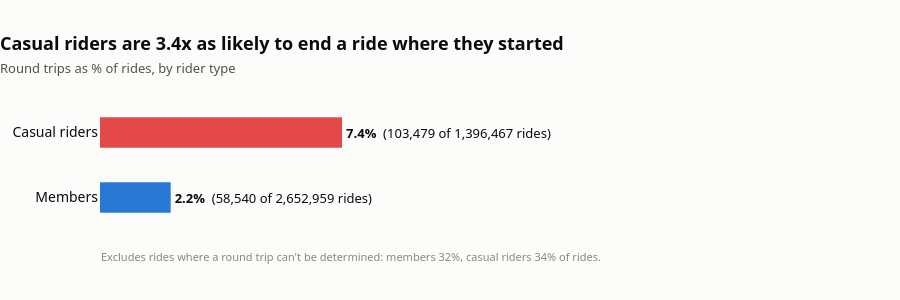

Notebook code for this chart:
### Code cell
SURFACE, INK, INK_2, MUTED = "#fcfcfb", "#0b0b0b", "#52514e", "#898781"
RIDER_LABEL = {"member": "Members", "casual": "Casual riders"}
RIDER_COLOR = {"member": "#2a78d6", "casual": "#e34948"}

# Round trip = null when it can't be determined, so compare only rides where it is known
known = df.filter(pl.col("is_round_trip").is_not_null())
stats = {
    g: dict(
        known=known.filter(pl.col("member_casual") == g).height,
        round=known.filter((pl.col("member_casual") == g) & pl.col("is_round_trip")).height,
        unknown=df.filter((pl.col("member_casual") == g) & pl.col("is_round_trip").is_null()).height,
        all=df.filter(pl.col("member_casual") == g).height,
    )
    for g in RIDER_LABEL
}
rate = {g: s["round"] / s["known"] * 100 for g, s in stats.items()}
ratio = rate["casual"] / rate["member"]

order = ["member", "casual"]  # horizontal bars draw bottom-up, so casual ends on top
fig = go.Figure(
    go.Bar(
        y=[RIDER_LABEL[g] for g in order], x=[rate[g] for g in order], orientation="h",
        marker=dict(color=[RIDER_COLOR[g] for g in order], line=dict(width=2, color=SURFACE)),
        width=0.5,
        text=[f"<b>{rate[g]:.1f}%</b>  ({stats[g]['round']:,} of {stats[g]['known']:,} rides)" for g in order],
        textposition="outside", cliponaxis=False,
        textfont=dict(size=13, color=INK),
        hovertemplate="%{y}: %{x:.1f}% round trips<extra></extra>",
    )
)
fig.update_layout(
    title=dict(
        text=(f"<b>Casual riders are {ratio:.1f}x as likely to end a ride where they started</b>"
              f"<br><span style='font-size:13px;color:{INK_2}'>"
              "Round trips as % of rides, by rider type</span>"),
        x=0, xanchor="left", font=dict(size=18, color=INK),
    ),
    paper_bgcolor=SURFACE, plot_bgcolor=SURFACE,
    font=dict(family="system-ui, -apple-system, 'Segoe UI', sans-serif", color=INK_2),
    margin=dict(t=100, l=20, r=20, b=70), height=300, showlegend=False,
    annotations=[dict(
        x=0, y=-0.28, xref="paper", yref="paper", showarrow=False, xanchor="left",
        font=dict(size=11, color=MUTED),
        text=("Excludes rides where a round trip can't be determined: "
              + ", ".join(f"{RIDER_LABEL[g].lower()} {stats[g]['unknown'] / stats[g]['all'] * 100:.0f}%" for g in RIDER_LABEL)
              + " of rides."),
    )],
)
fig.update_xaxes(visible=False, range=[0, max(rate.values()) * 3.2])
fig.update_yaxes(showgrid=False, ticks="", showline=False, tickfont=dict(size=14, color=INK))
fig.show()
fig.write_image("../figs/05_round_trips.svg", width=1200)

### Figure 1 — Plotly figure (JSON) as saved in the notebook; plotly's stock layout.template omitted (floating-point values rounded to 4 significant figures)
{"data": [{"cliponaxis": false, "hovertemplate": "%{y}: %{x:.1f}% round trips<extra></extra>", "marker": {"color": ["#2a78d6", "#e34948"], "line": {"color": "#fcfcfb", "width": 2}}, "orientation": "h", "text": ["<b>2.2%</b>  (58,540 of 2,652,959 rides)", "<b>7.4%</b>  (103,479 of 1,396,467 rides)"], "textfont": {"color": "#0b0b0b", "size": 13}, "textposition": "outside", "width": 0.5, "x": [2.207, 7.41], "y": ["Members", "Casual riders"], "type": "bar"}], "layout": {"title": {"font": {"size": 18, "color": "#0b0b0b"}, "text": "<b>Casual riders are 3.4x as likely to end a ride where they started</b><br><span style='font-size:13px;color:#52514e'>Round trips as % of rides, by rider type</span>", "x": 0, "xanchor": "left"}, "font": {"family": "system-ui, -apple-system, 'Segoe UI', sans-serif", "color": "#52514e"}, "margin": {"t": 100, "l": 20, "r": 20, "b": 70}, "paper_bgcolor": "#fcfcfb", "plot_bgcolor": "#fcfcfb", "height": 300, "showlegend": false, "annotations": [{"font": {"color": "#898781", "size": 11}, "showarrow": false, "text": "Excludes rides where a round trip can't be determined: members 32%, casual riders 34% of rides.", "x": 0, "xanchor": "left", "xref": "paper", "y": -0.28, "yref": "paper"}], "xaxis": {"visible": false, "range": [0, 23.71]}, "yaxis": {"tickfont": {"size": 14, "color": "#0b0b0b"}, "showgrid": false, "ticks": "", "showline": false}}}
